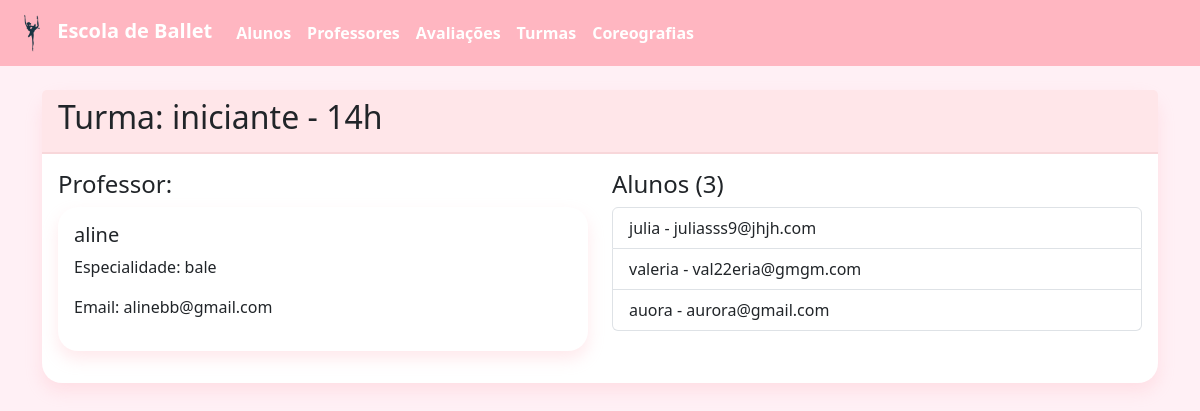
/turmas/1, run on the app's committed database.
### tables this page shows
CREATE TABLE Turma (
    id INTEGER PRIMARY KEY AUTOINCREMENT,
    nivel TEXT NOT NULL DEFAULT 'iniciante',
    horario TEXT NOT NULL,
    sala TEXT NOT NULL,
    quantidade_max_alunos INTEGER,
    observacoes TEXT
);

CREATE TABLE Professor (
    id INTEGER PRIMARY KEY AUTOINCREMENT,
    nome TEXT NOT NULL,
    especialidade TEXT NOT NULL,
    email TEXT NOT NULL,
    telefone TEXT,
    certificacoes TEXT,
    turma_id INTEGER REFERENCES Turma(id)
);

CREATE TABLE Aluno (
    id INTEGER PRIMARY KEY AUTOINCREMENT,
    nome TEXT NOT NULL,
    data_nascimento DATE NOT NULL,
    email TEXT NOT NULL,
    telefone TEXT,
    endereco TEXT,
    turma_id INTEGER REFERENCES Turma(id)
);

### app.py (the view)
@app.route('/turmas/<int:id>')
def visualizar_turma(id):
    conn = conectar()
    cursor = conn.cursor()
    cursor.execute("SELECT * FROM Turma WHERE id = ?", (id,))
    turma = cursor.fetchone()
    cursor.execute("SELECT * FROM Professor WHERE turma_id = ?", (id,))
    professor = cursor.fetchone()
    cursor.execute("SELECT * FROM Aluno WHERE turma_id = ?", (id,))
    alunos = cursor.fetchall()
    conn.close()
    return render_template('turma_detalhes.html', turma=turma, professor=professor, alunos=alunos)

### db/connection.py (called while the page is built)
def conectar():
    return sqlite3.connect('ballet.db')

### templates/turma_detalhes.html
{% extends "base.html" %}
{% block content %}
<div class="card">
  <div class="card-header">
    <h2>Turma: {{ turma[1] }} - {{ turma[2] }}</h2>
  </div>
  <div class="card-body">
    <div class="row">
      <div class="col-md-6">
        <h4>Professor:</h4>
        {% if professor %}
        <div class="card mb-3">
          <div class="card-body">
            <h5>{{ professor[1] }}</h5>
            <p>Especialidade: {{ professor[2] }}</p>
            <p>Email: {{ professor[3] }}</p>
          </div>
        </div>
        {% else %}
        <p>Nenhum professor atribuído a esta turma.</p>
        {% endif %}
      </div>
      <div class="col-md-6">
        <h4>Alunos ({{ alunos|length }})</h4>
        {% if alunos %}
        <div class="list-group">
          {% for aluno in alunos %}
          <div class="list-group-item">
            {{ aluno[1] }} - {{ aluno[3] }}
          </div>
          {% endfor %}
        </div>
        {% else %}
        <p>Nenhum aluno nesta turma.</p>
        {% endif %}
      </div>
    </div>
  </div>
</div>
{% endblock %}

### static/style.css (style rules this page uses)
body { background-color: #fff0f5; font-family: 'Segoe UI', Tahoma, Geneva, Verdana, sans-serif; }
.card { border-radius: 20px; border: none; background-color: #ffffff; box-shadow: 0 8px 16px rgba(255, 182, 193, 0.3); }
.card-header { background-color: #ffe6e9; border-bottom: 2px solid #f8d7da; border-radius: 20px 20px 0 0; }

### data on the page
Turma: nivel "iniciante", horario "14h"
Professor: nome "aline", especialidade "bale", email "alinebb@gmail.com"
Aluno: nome "julia", email "juliasss9@jhjh.com"
Aluno: nome "valeria", email "val22eria@gmgm.com"
Aluno: nome "auora", email "aurora@gmail.com"

### other printed values
{{ alunos|length }} "3"
